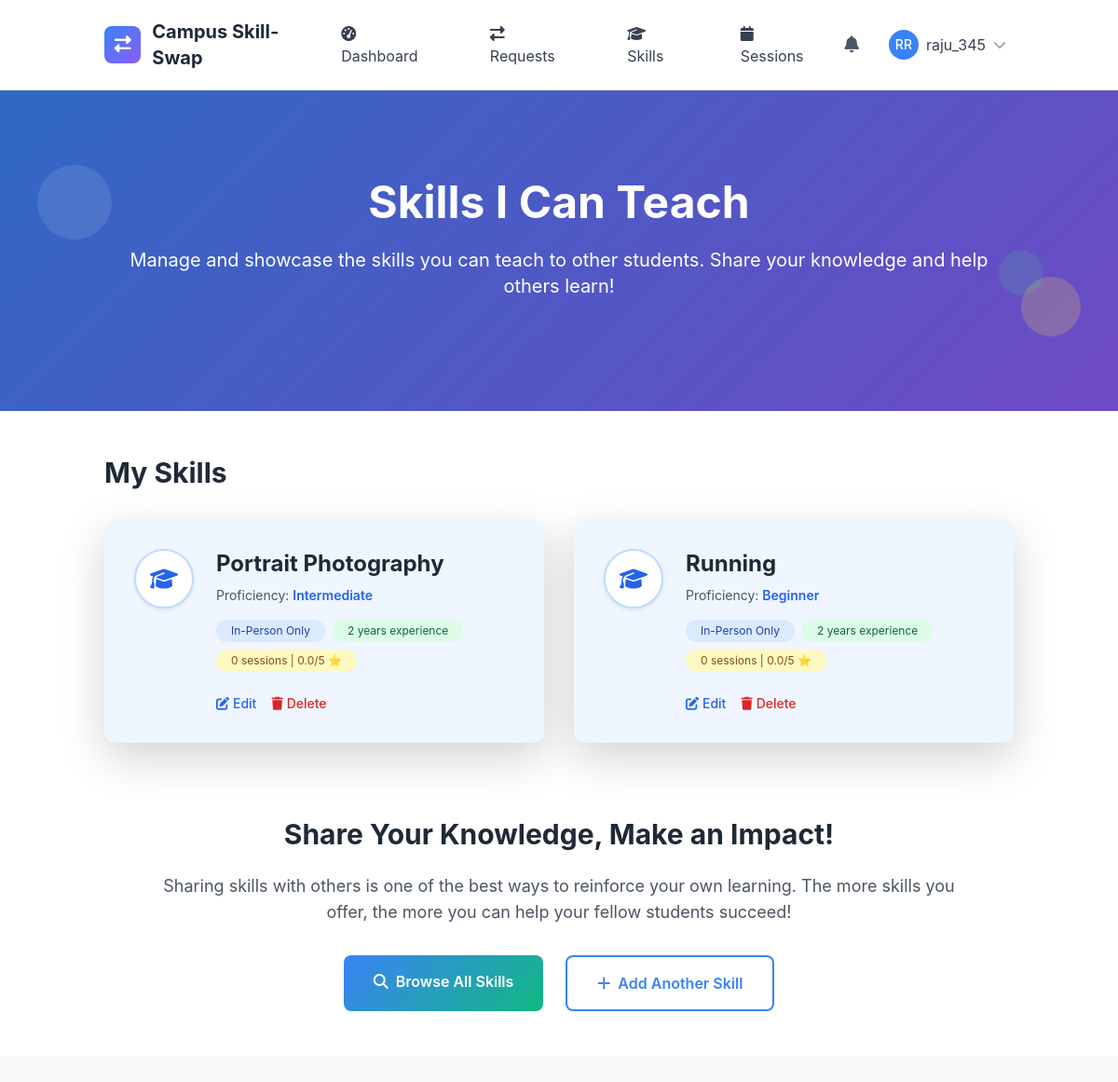
Screenshot of /skills/offered/ (signed in) with the database file from the repository.
### skills/models.py (models this page shows, shortened)
class OfferedSkill(models.Model):
    PROFICIENCY_LEVELS = [
        ('beginner', 'Beginner'),
        ('intermediate', 'Intermediate'),
        ('advanced', 'Advanced'),
        ('expert', 'Expert'),
    ]
    user = models.ForeignKey(User, on_delete=models.CASCADE, related_name='offered_skills')
    skill = models.ForeignKey(Skill, on_delete=models.CASCADE, related_name='offered_by_users')
    proficiency_level = models.CharField(max_length=20, choices=PROFICIENCY_LEVELS)
    description = models.TextField(blank=True, help_text="Describe your experience with this skill")
    years_of_experience = models.PositiveIntegerField(default=0)
    is_active = models.BooleanField(default=True)
    teaching_preference = models.CharField(max_length=20, choices=[
        ('online', 'Online Only'),
        ('in_person', 'In-Person Only'),
        ('both', 'Both Online and In-Person'),
    ], default='both')
    max_students_per_session = models.PositiveIntegerField(default=1)
    created_at = models.DateTimeField(auto_now_add=True)
    updated_at = models.DateTimeField(auto_now=True)
    total_sessions = models.PositiveIntegerField(default=0)
    average_rating = models.FloatField(default=0.0)
    class Meta:
        ordering = ['-created_at']
        unique_together = ['user', 'skill']
        db_table = 'offeredskill'

class Skill(models.Model):
    name = models.CharField(max_length=100)
    category = models.ForeignKey(SkillCategory, on_delete=models.CASCADE, related_name='skills')
    description = models.TextField(blank=True)
    is_popular = models.BooleanField(default=False)
    created_at = models.DateTimeField(auto_now_add=True)
    updated_at = models.DateTimeField(auto_now=True)
    class Meta:
        ordering = ['category__name', 'name']
        unique_together = ['name', 'category']

### skills/views.py (the view)
# urls.py: path('offered/', views.OfferedSkillListView.as_view(), name='offered_list'),
class OfferedSkillListView(LoginRequiredMixin, ListView):
    model = OfferedSkill
    template_name = 'skills/offered_list.html'
    context_object_name = 'offered_skills'
    def get_queryset(self):
        return OfferedSkill.objects.filter(user=self.request.user)
    def get_context_data(self, **kwargs):
        context = super().get_context_data(**kwargs)
        context['desired_skills'] = self.request.user.desired_skills.all()
        return context

### templates/skills/offered_list.html (shortened to what this page needs)
{% extends 'base.html' %}
{% load static %}
{% block content %}
<section class="gradient-bg relative overflow-hidden">
    <div class="absolute inset-0 bg-black opacity-20"></div>
    <div class="relative container mx-auto px-4 py-16 lg:py-24">
        <div class="text-center text-white">
            <h1 class="text-4xl lg:text-5xl font-bold mb-4">Skills I Can Teach</h1>
            <p class="text-lg lg:text-xl mb-6">Manage and showcase the skills you can teach to other students. Share your knowledge and help others learn!</p>
        </div>
    </div>
    <div class="absolute top-20 left-10 w-20 h-20 bg-white opacity-10 rounded-full animate-bounce"></div>
    <div class="absolute bottom-20 right-10 w-16 h-16 bg-yellow-300 opacity-20 rounded-full animate-pulse"></div>
    <div class="absolute top-1/2 right-20 w-12 h-12 bg-green-400 opacity-15 rounded-full animate-bounce delay-75"></div>
</section>
<section class="py-12 bg-white">
    <div class="container mx-auto px-4">
        <div class="max-w-6xl mx-auto">
            <div class="flex items-center justify-between mb-8">
                <h2 class="text-3xl font-bold text-gray-800">My Skills</h2>
            </div>
            {% if offered_skills %}
                <div class="grid grid-cols-1 lg:grid-cols-2 gap-8">
                    {% for offered in offered_skills %}
                    <div class="bg-blue-50 rounded-xl p-8 shadow-lg hover:shadow-xl transition-all transform hover:-translate-y-1">
                        <div class="flex items-start gap-6">
                            <div class="w-16 h-16 rounded-full flex items-center justify-center bg-white border-2 border-blue-200 shadow-sm">
                                <i class="fas fa-graduation-cap text-blue-600 text-2xl"></i>
                            </div>
                            <div class="flex-1">
                                <h3 class="text-2xl font-bold text-gray-800 mb-2">{{ offered.skill.name }}</h3>
                                <p class="text-sm text-gray-600 mb-2">Proficiency: <span class="font-semibold text-blue-600">{{ offered.get_proficiency_level_display }}</span></p>
                                <div class="flex flex-wrap gap-2 mb-4">
                                    <span class="inline-block bg-blue-100 text-blue-800 text-xs px-3 py-1 rounded-full">{{ offered.get_teaching_preference_display }}</span>
                                    <span class="inline-block bg-green-100 text-green-800 text-xs px-3 py-1 rounded-full">{{ offered.years_of_experience }} years experience</span>
                                    <span class="inline-block bg-yellow-100 text-yellow-800 text-xs px-3 py-1 rounded-full">{{ offered.total_sessions }} sessions | {{ offered.average_rating|floatformat:1 }}/5 ⭐</span>
                                </div>
                                <div class="flex gap-3">
                                    <a href="{% url 'skills:offered_edit' offered.pk %}" class="text-blue-600 hover:text-blue-800 font-medium text-sm flex items-center">
                                        <i class="fas fa-edit mr-1"></i>Edit
                                    </a>
                                    <a href="{% url 'skills:offered_delete' offered.pk %}" class="text-red-600 hover:text-red-800 font-medium text-sm flex items-center">
                                        <i class="fas fa-trash mr-1"></i>Delete
                                    </a>
                                </div>
                            </div>
                        </div>
                    </div>
                    {% endfor %}
                </div>
            {% endif %}
        </div>
        <div class="mt-20 text-center max-w-4xl mx-auto">
            <h3 class="text-3xl font-bold text-gray-800 mb-4">Share Your Knowledge, Make an Impact!</h3>
                            <p class="text-lg text-gray-600 mb-8">Sharing skills with others is one of the best ways to reinforce your own learning. The more skills you offer, the more you can help your fellow students succeed!</p>
            <div class="flex flex-col sm:flex-row gap-4 justify-center">
                <a href="{% url 'skills:skill_list' %}" class="btn-primary-custom px-8 py-3 text-white rounded-lg font-semibold hover:shadow-lg transition-all inline-block">
                    <i class="fas fa-search mr-2"></i>Browse All Skills
                </a>
                <a href="{% url 'skills:add_skill' %}" class="bg-white border-2 border-blue-500 text-blue-500 px-8 py-3 rounded-lg font-semibold hover:bg-blue-50 transition-all inline-block">
                    <i class="fas fa-plus mr-2"></i>Add Another Skill
                </a>
            </div>
        </div>
    </div>
</section>
{% endblock %}

### templates/base.html (shortened to what this page needs)
{% load static %}
<!DOCTYPE html>
<html lang="en" class="h-full">
<head>
    <script src="https://cdn.tailwindcss.com"></script>
    <link href="https://cdn.jsdelivr.net/npm/bootstrap@5.3.2/dist/css/bootstrap.min.css" rel="stylesheet">
    <link rel="stylesheet" href="https://cdnjs.cloudflare.com/ajax/libs/font-awesome/6.5.1/css/all.min.css">
</head>
<body class="bg-gray-50 h-full">
    <nav class="bg-white shadow-lg border-b">
        <div class="container mx-auto px-4">
            <div class="flex justify-between items-center py-3">
                <div class="flex items-center space-x-3">
                    <div class="w-10 h-10 gradient-bg rounded-lg flex items-center justify-center">
                        <i class="fas fa-exchange-alt text-white text-lg"></i>
                    </div>
                    <a href="{% url 'core:home' %}" class="text-xl font-bold text-gray-800 hover:text-blue-600 transition-colors">
                        Campus Skill-Swap
                    </a>
                </div>
                <div class="hidden md:flex items-center space-x-6">
                    {% if user.is_authenticated %}
                        <a href="{% url 'core:dashboard' %}" class="nav-link px-3 py-2 text-gray-700 hover:text-blue-600 transition-colors">
                            <i class="fas fa-tachometer-alt mr-2"></i>Dashboard
                        </a>
                        <a href="{% url 'skill_sessions:request_list' %}" class="nav-link px-3 py-2 text-gray-700 hover:text-blue-600 transition-colors">
                            <i class="fas fa-exchange-alt mr-2"></i>Requests
                        </a>
                        <a href="{% url 'skills:skill_list' %}" class="nav-link px-3 py-2 text-gray-700 hover:text-blue-600 transition-colors">
                            <i class="fas fa-graduation-cap mr-2"></i>Skills
                        </a>
                        <a href="{% url 'skill_sessions:session_management' %}" class="nav-link px-3 py-2 text-gray-700 hover:text-blue-600 transition-colors">
                            <i class="fas fa-calendar mr-2"></i>Sessions
                        </a>
                    {% endif %}
                </div>
                <div class="flex items-center space-x-4">
                    {% if user.is_authenticated %}
                        <div class="relative">
                            <button id="notificationBtn" class="relative p-2 text-gray-600 hover:text-blue-600 transition-colors">
                                <i class="fas fa-bell text-lg"></i>
                            </button>
                        </div>
                        <div class="relative">
                            <button id="userMenuBtn" class="flex items-center space-x-2 p-2 rounded-lg hover:bg-gray-100 transition-colors">
                                {% if user.profile.profile_picture %}
                                    <img src="{{ user.profile.profile_picture.url }}" alt="Profile" class="w-8 h-8 rounded-full">
                                {% else %}
                                    <div class="w-8 h-8 bg-blue-500 rounded-full flex items-center justify-center">
                                        <span class="text-white text-sm font-medium">{{ user.first_name|first|upper }}{{ user.last_name|first|upper }}</span>
                                    </div>
                                {% endif %}
                                <span class="hidden md:block text-gray-700">{{ user.username}}</span>
                                <i class="fas fa-chevron-down text-gray-400 text-sm"></i>
                            </button>
                        </div>
                    {% endif %}
                </div>
            </div>
        </div>
    </nav>
    <main class="min-h-screen">
        {% block content %}{% endblock %}
    </main>
</body>
</html>

### templates/base.html (style rules this page uses)
:root { --primary-color: #3B82F6; --secondary-color: #10B981; --accent-color: #8B5CF6; --warning-color: #F59E0B; --danger-color: #EF4444; }
body { font-family: 'Inter', -apple-system, BlinkMacSystemFont, sans-serif; }
.gradient-bg { background: linear-gradient(135deg, var(--primary-color) 0%, var(--accent-color) 100%); }
.btn-primary-custom { background: linear-gradient(135deg, var(--primary-color), var(--secondary-color)); border: none; transition: all 0.3s ease; }

### rows the page displays
OfferedSkill: skill.name "Portrait Photography", proficiency_level "Intermediate", teaching_preference "In-Person Only", years_of_experience "2", total_sessions "0", average_rating "0.0"
OfferedSkill: skill.name "Running", proficiency_level "Beginner", teaching_preference "In-Person Only", years_of_experience "2", total_sessions "0", average_rating "0.0"

### other values shown
{{ user.first_name|first|upper }} "R"
{{ user.last_name|first|upper }} "R"
{{ user.username }} "raju_345"
